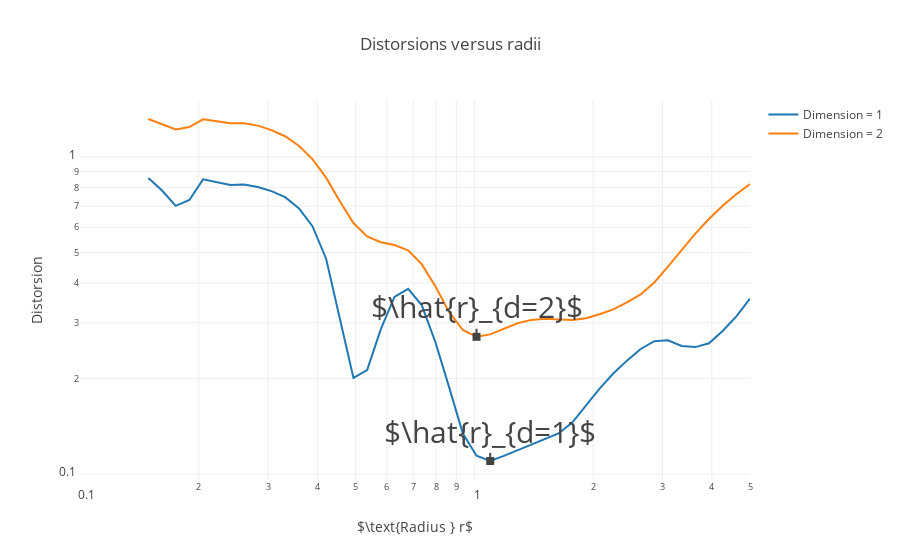

The cell this chart's notebook holds for it:
### Markdown cell above
### Plot distorsions with different radii

### Code cell
t_distorsion = [go.Scatter(x=rad_search_space, y=distorsion_dim1, name='Dimension = 1'), 
                go.Scatter(x=rad_search_space, y=distorsion_dim2, name='Dimension = 2')]

l_distorsion = go.Layout(
    title='Distorsions versus radii',
    xaxis=dict(
        title='$\\text{Radius } r$',
        type='log',
        autorange=True
    ),
    yaxis=dict(
        title='Distorsion',
        type='log',
        autorange=True
    ),
    annotations=[
        dict(
            x=np.log10(est_rad_dim1),
            y=np.log10(distorsion_dim1[argmin_d1]),
            xref='x',
            yref='y',
            text='$\\hat{r}_{d=1}$',
            font = dict(size = 30),
            showarrow=True,
            arrowhead=7,
            ax=0,
            ay=-30
        ),
        dict(
            x=np.log10(est_rad_dim2),
            y=np.log10(distorsion_dim2[argmin_d2]),
            xref='x',
            yref='y',
            text='$\\hat{r}_{d=2}$',
            font = dict(size = 30),
            showarrow=True,
            arrowhead=7,
            ax=0,
            ay=-30
        )
    ]
)
f_distorsion = go.Figure(data=t_distorsion,layout=l_distorsion)
iplot(f_distorsion)

### Figure 1 — Plotly figure (JSON) as saved in the notebook; plotly's stock layout.template omitted (floating-point values rounded to 4 significant figures)
{"data": [{"name": "Dimension = 1", "type": "scatter", "x": [0.1, 0.1083, 0.1173, 0.1271, 0.1376, 0.1491, 0.1614, 0.1749, 0.1894, 0.2051, 0.2222, 0.2407, 0.2607, 0.2823, 0.3058, 0.3312, 0.3587, 0.3885, 0.4208, 0.4558, 0.4937, 0.5347, 0.5792, 0.6273, 0.6794, 0.7359, 0.7971, 0.8633, 0.9351, 1.013, 1.097, 1.188, 1.287, 1.394, 1.51, 1.635, 1.771, 1.918, 2.078, 2.25, 2.437, 2.64, 2.859, 3.097, 3.354, 3.633, 3.935, 4.262, 4.616, 5], "y": [null, null, null, null, null, 0.8578, 0.7838, 0.7008, 0.7316, 0.8497, 0.8318, 0.8163, 0.8184, 0.8038, 0.7804, 0.7467, 0.6894, 0.605, 0.4776, 0.3119, 0.201, 0.2126, 0.2864, 0.3619, 0.3836, 0.3404, 0.2599, 0.1876, 0.1341, 0.1142, 0.1099, 0.1141, 0.1187, 0.1241, 0.1286, 0.1342, 0.1452, 0.1638, 0.186, 0.2074, 0.2278, 0.248, 0.2622, 0.2641, 0.2535, 0.2513, 0.2584, 0.2826, 0.3143, 0.3572]}, {"name": "Dimension = 2", "type": "scatter", "x": [0.1, 0.1083, 0.1173, 0.1271, 0.1376, 0.1491, 0.1614, 0.1749, 0.1894, 0.2051, 0.2222, 0.2407, 0.2607, 0.2823, 0.3058, 0.3312, 0.3587, 0.3885, 0.4208, 0.4558, 0.4937, 0.5347, 0.5792, 0.6273, 0.6794, 0.7359, 0.7971, 0.8633, 0.9351, 1.013, 1.097, 1.188, 1.287, 1.394, 1.51, 1.635, 1.771, 1.918, 2.078, 2.25, 2.437, 2.64, 2.859, 3.097, 3.354, 3.633, 3.935, 4.262, 4.616, 5], "y": [null, null, null, null, null, 1.317, 1.271, 1.221, 1.242, 1.314, 1.295, 1.279, 1.277, 1.256, 1.216, 1.162, 1.085, 0.9849, 0.8605, 0.7252, 0.619, 0.5617, 0.5381, 0.5274, 0.5072, 0.4584, 0.3901, 0.3239, 0.2846, 0.2708, 0.2756, 0.2871, 0.2988, 0.3062, 0.3085, 0.3071, 0.3059, 0.3101, 0.3191, 0.3306, 0.3476, 0.3683, 0.4018, 0.4507, 0.5098, 0.5729, 0.6373, 0.7012, 0.7625, 0.8215]}], "layout": {"annotations": [{"arrowhead": 7, "ax": 0, "ay": -30, "font": {"size": 30}, "showarrow": true, "text": "$\\hat{r}_{d=1}$", "x": 0.04019, "xref": "x", "y": -0.9591, "yref": "y"}, {"arrowhead": 7, "ax": 0, "ay": -30, "font": {"size": 30}, "showarrow": true, "text": "$\\hat{r}_{d=2}$", "x": 0.005513, "xref": "x", "y": -0.5674, "yref": "y"}], "title": "Distorsions versus radii", "xaxis": {"autorange": true, "title": "$\\text{Radius } r$", "type": "log"}, "yaxis": {"autorange": true, "title": "Distorsion", "type": "log"}}}
